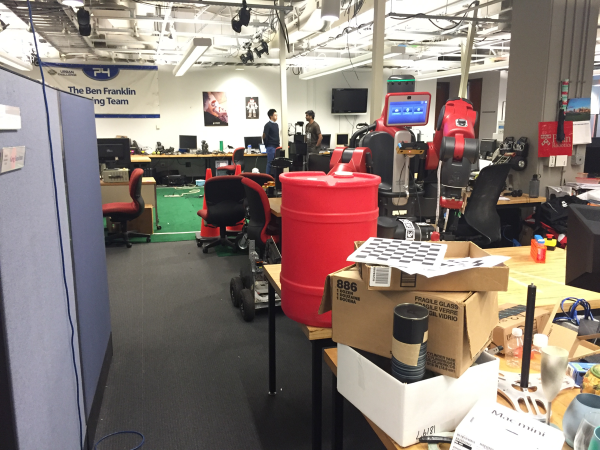
#> input picture Test Images/001.png, 1200 x 900 px (shown at 1/2 size); its folder holds only this picture in this run
$ python em.py   (Python 2 division)
#> lines starting #> are read from the running program, lines starting #| are printed output that depends on the picture
#> (reads xtrain.npy from the repository)
import numpy as np
import pylab as plt
import os
import cv2
from scipy.stats import multivariate_normal as mvn

########################################################################################
########################################################################################
#Set Train = 1 for training
Train = 1
K=7

#Set values here
testfolder = "Test Images"
outfolder = "EM Output"
########################################################################################
########################################################################################

def EMalgo(xtrain,K,iters):

#> called with xtrain = array of shape (35232, 3), K = 7, iters = 10000
	n,d = xtrain.shape
	mean = xtrain[np.random.choice(n, K, False), :]
	Sigma = [80*np.eye(d)] * K
	for i in range(K):
		Sigma[i]=np.multiply(Sigma[i],np.random.rand(d,d))
		#Sigma[i]=Sigma[i]*Sigma[i].T
	w = [1./K] * K
	z = np.zeros((n, K))

	log_likelihoods = []

	while len(log_likelihoods) < iters:
		for k in range(K):
			#x_mean = np.matrix(xtrain - mean[k])
			#Sinv = np.linalg.pinv(Sigma[k])
			tmp = w[k] * mvn.pdf(xtrain, mean[k], Sigma[k],allow_singular=True)#((2.0 * np.pi) ** (-d / 2.0)) * (1.0 / (np.linalg.det(Sigma[k]) ** 0.5)) * np.exp(-0.5 * np.sum(np.multiply(x_mean * Sinv, x_mean), axis=1))
			z[:,k]=tmp.reshape((n,))

		log_likelihood = np.sum(np.log(np.sum(z, axis = 1)))

		print '{0} -> {1}'.format(len(log_likelihoods),log_likelihood)
		if log_likelihood>-592596: break

		log_likelihoods.append(log_likelihood)

		z = (z.T / np.sum(z, axis = 1)).T

		N_ks = np.sum(z, axis = 0)

		for k in range(K):
			mean[k] = 1. / N_ks[k] * np.sum(z[:, k] * xtrain.T, axis = 1).T
			x_mean = np.matrix(xtrain - mean[k])
			Sigma[k] = np.array(1 / N_ks[k] * np.dot(np.multiply(x_mean.T,  z[:, k]), x_mean))
			w[k] = 1. / n * N_ks[k]

		if len(log_likelihoods) < 2 : continue
		if len(log_likelihoods)>10000 or np.abs(log_likelihood - log_likelihoods[-2]) < 0.0001: break

	plt.plot(log_likelihoods)
	plt.title('Log Likelihood vs iteration plot')
	plt.xlabel('Iterations')
	plt.ylabel('log likelihood')
	plt.show()
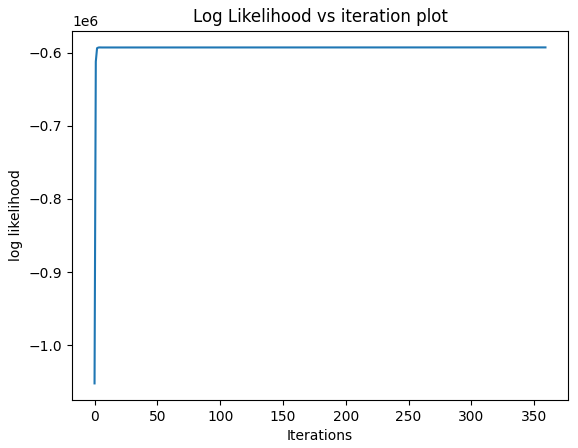
#> figure drawn by matplotlib, 1 panel; curve peaks at x = 359, y = -592822
	np.save('weights',w)
	np.save('sigma',Sigma)
	np.save('mean',mean)

xtrain = np.load('xtrain.npy')

if(Train == 1):
	EMalgo(xtrain,K,10000)

w=np.load('weights.npy')
Sigma=np.load('sigma.npy')
mean=np.load('mean.npy')

for filename in os.listdir(testfolder):

	img = cv2.imread(os.path.join(testfolder,filename))
#> img is the input picture: shape (900, 1200, 3); mean B, G, R 119.3, 125.9, 139.9
	cv2.imshow('Test', img)
	cv2.waitKey(0)
	cv2.destroyAllWindows()
	basename = os.path.basename(filename)
	print basename
	#img = cv2.cvtColor(img, cv2.COLOR_BGR2YCR_CB)
	nr, nc, d = img.shape
#> nr = 900; nc = 1200; d = 3
	n=nr*nc
#> n = 1080000
	xtest=np.reshape(img,(n,d))
	likelihoods=np.zeros((K,n))
	log_likelihood=np.zeros(n)
	for k in range(K):
		#x_mean = np.matrix(xtrain - mean[k])
		#Sinv = np.linalg.pinv(Sigma[k])
		likelihoods[k] = w[k] * mvn.pdf(xtest, mean[k], Sigma[k],allow_singular=True)#((2.0 * np.pi) ** (-d / 2.0)) * (1.0 / (np.linalg.det(Sigma[k]) ** 0.5)) * np.exp(-0.5 * np.sum(np.multiply(x_mean * Sinv, x_mean), axis=1))
		log_likelihood = likelihoods.sum(0)

	log_likelihood = np.reshape(log_likelihood, (nr, nc))

	log_likelihood[log_likelihood > np.max(log_likelihood) / 1.18] = 255
	output_img = np.zeros(img.shape)
	output_img[:, :, 2] = log_likelihood
	output_img = np.array(output_img)
	output_img = cv2.resize(output_img, (400, 300))

	cv2.imshow('RED',output_img)
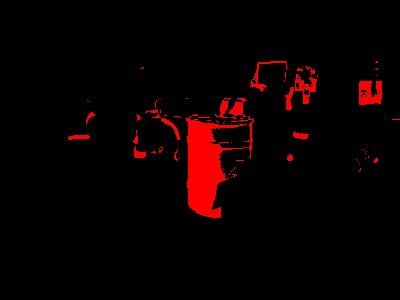
#> window 'RED': shape (300, 400, 3); mean B, G, R 0, 0, 10.8
	cv2.waitKey(0)
	cv2.destroyAllWindows()

	cv2.imwrite(os.path.join(outfolder, basename[:-4]+'RED'+'.png'), output_img)
